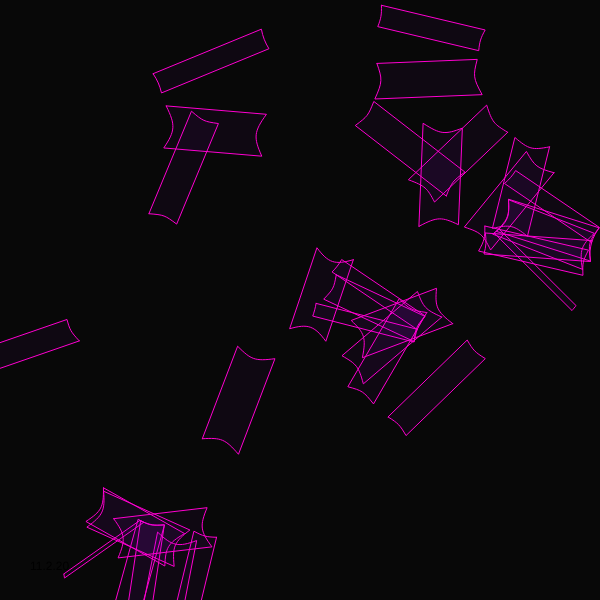
Frame 1 (no input)
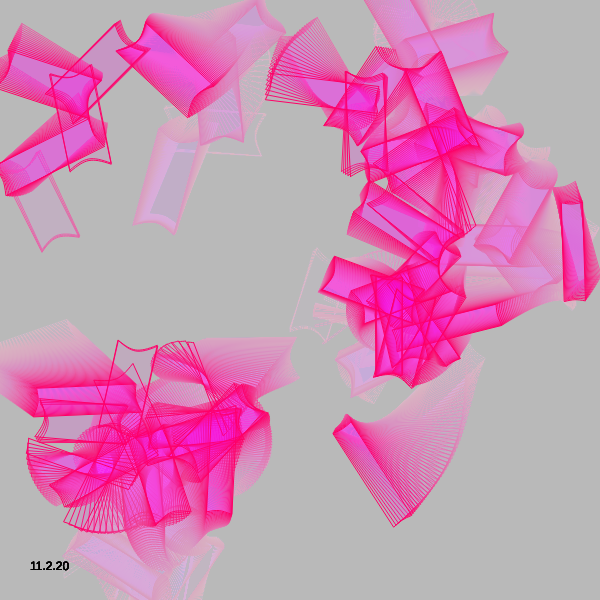
Frame 60 (no input)
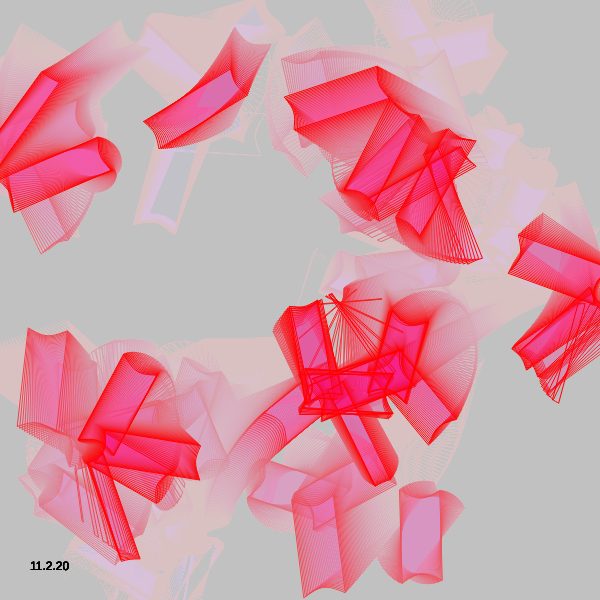
Frame 120 (the mouse pressed at the canvas centre since frame 60)

The p5.js sketch that drew these frames (run headless with seeded random() and noise() and a simulated clock; from frame 60 on, the mouse is pressed at the canvas centre):

// p5.js sketch
// ── sketch.js


const handle_len_rate = 40;
const maxDistance = 100;
var circlePaths = [];
var connections = [];
var hu = 200;

function setup() {
    createCanvas(600, 600);
    fill(0);
    background(0);
    // noFill();
    // noStroke();
    
    //generate circles
    for (var i = 0; i < 30; i++) {
        circlePaths.push({
            position: createVector(random(width), random(height)),
            radius: i==0 ? 120 : random(100, 120),
            vel: createVector(random(-2, 2), random(-2, 2))
        });
    }
    circlePaths[0].radius = 120;
    colorMode(HSB, 255);
}

function draw() {
    background(200, 10);
    //draw circles
    circlePaths.forEach((circle, index) => {
        with(circle){

            position.add(vel);
            if(position.x > width) position.x = position.x - width;
            else if(position.x < 0) position.x = width - position.x;
            if(position.y > height) position.y = position.y - height;
            else if(position.y < 0) position.y = height - position.y;
        
            stroke(hu + 20, 255, 255);
           // noFill();
           fill(hu, 255, 255, 10);
       // line(position.x,position.y,position.x + 5,position.y + 5)
        }
        hu += .01;
        if (hu > 255) hu = 0;
    })
    
    //generate connections
    connections.length = 0;
    for (var i = 0, l = circlePaths.length; i < l; i++) {
        for (var j = i - 1; j >= 0; j--) {
            var path = metaball(circlePaths[i], circlePaths[j], 0.5, handle_len_rate, maxDistance);
            if (path) {
                connections.push(path);
            }
        }
    }
    
    //draw connections
    connections.forEach(path => {
        beginShape();
        for(var j = 0; j < 4; j++){
            if(j==0) vertex(path.segments[j].x, path.segments[j].y);
            else if(j%2!=0) {
                vertex(path.segments[(j+1)%4].x, path.segments[(j+1)%4].y);
            }
            if(j%2!=0) continue;
            bezierVertex(
                path.segments[j].x+path.handles[j].x, path.segments[j].y+path.handles[j].y,
                path.segments[(j+1)%4].x+path.handles[(j+1)%4].x, path.segments[(j+1)%4].y+path.handles[(j+1)%4].y,
                path.segments[(j+1)%4].x, path.segments[(j+1)%4].y
            );
        }
        endShape();
    })
    fill(0);
    noStroke()
    text("11.2.20", 30, height-30)
}

function metaball(ball1, ball2, v, handle_len_rate, maxDistance) {
    var radius1 = ball1.radius/2;
    var radius2 = ball2.radius/2;
    var center1 = ball1.position;
    var center2 = ball2.position;
    var d = center1.dist(center2);
    var u1 = 0;
    var u2 = 0;
    if (d > maxDistance || d <= abs(radius1 - radius2)) {
        return;
    } else if (d < radius1 + radius2) {
        // case circles are overlapping
        u1 = acos((radius1 * radius1 + d * d - radius2 * radius2) / (2 * radius1 * d));
        u2 = acos((radius2 * radius2 + d * d - radius1 * radius1) / (2 * radius2 * d));
    }
    var angle1 = atan2(center2.y - center1.y, center2.x - center1.x);
    var angle2 = acos((radius1 - radius2) / d);
    var angle1a = angle1 + u1 + (angle2 - u1) * v;
    var angle1b = angle1 - u1 - (angle2 - u1) * v;
    var angle2a = angle1 + PI - u2 - (PI - u2 - angle2) * v;
    var angle2b = angle1 - PI + u2 + (PI - u2 - angle2) * v;
    var p1a = p5.Vector.add(center1, p5.Vector.fromAngle(angle1a, radius1));
    var p1b = p5.Vector.add(center1, p5.Vector.fromAngle(angle1b, radius1));
    var p2a = p5.Vector.add(center2, p5.Vector.fromAngle(angle2a, radius2));
    var p2b = p5.Vector.add(center2, p5.Vector.fromAngle(angle2b, radius2));
    // define handle length by the distance between
    // both ends of the curve to draw
    var d2 = min(v * handle_len_rate, dist(p1a.x, p1a.y, p2a.x, p2a.y) / (radius1 + radius2));
    // case circles are overlapping:
    d2 *= min(1, d * 2 / (radius1 + radius2));
    radius1 *= d2;
    radius2 *= d2;
    var path = {
        segments: [p1a, p2a, p2b, p1b],
        handles: [
            p5.Vector.fromAngle(angle1a - HALF_PI, radius1),
            p5.Vector.fromAngle(angle2a + HALF_PI, radius2),
            p5.Vector.fromAngle(angle2b - HALF_PI, radius2),
            p5.Vector.fromAngle(angle1b + HALF_PI, radius1)
        ]
    };
    return path;
}
